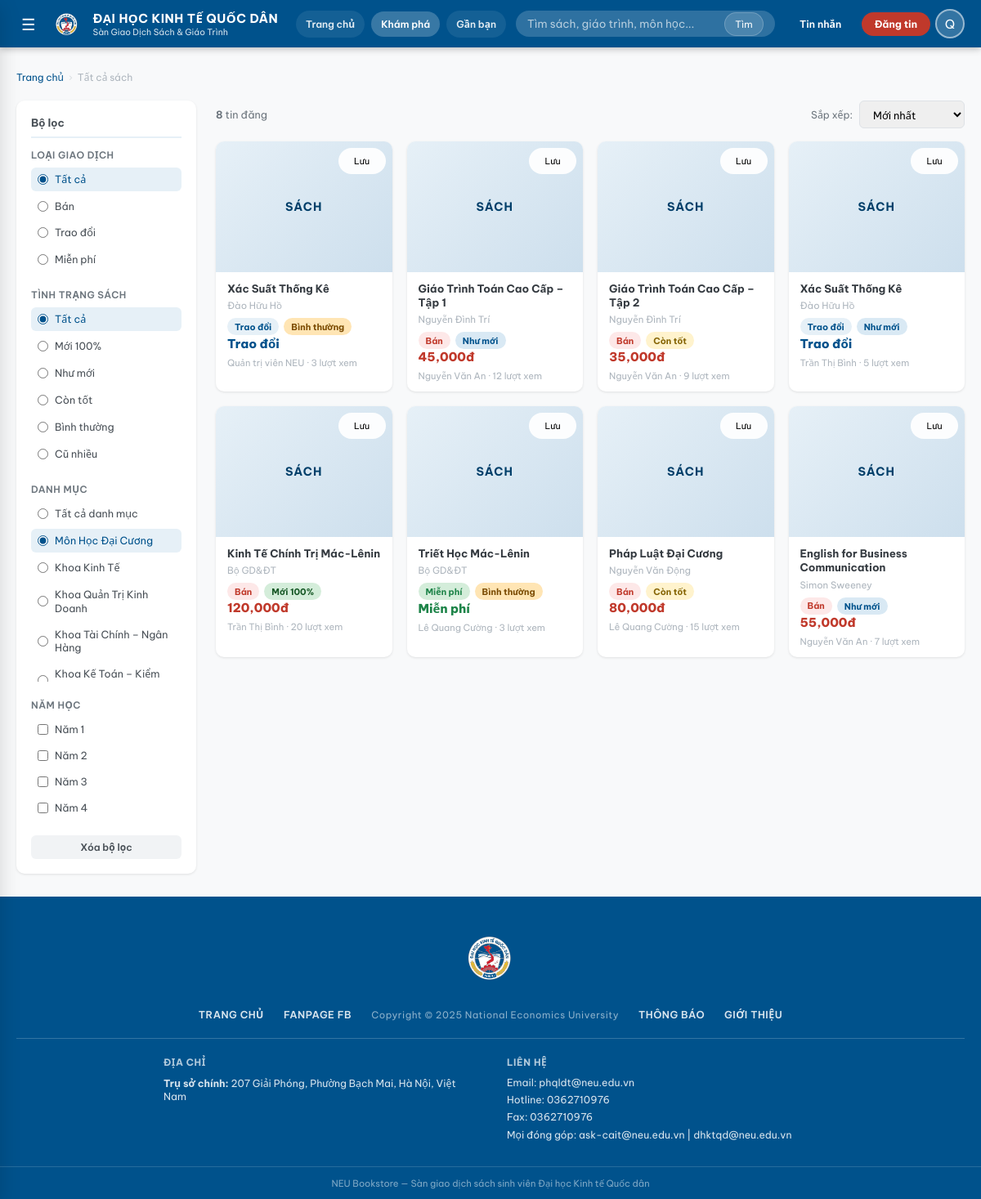
Page /listings?cat=1 (signed in) on the committed database.
### tables this page shows
CREATE TABLE users (
    id            INTEGER PRIMARY KEY AUTOINCREMENT,
    username      TEXT    UNIQUE NOT NULL,
    password_hash TEXT    NOT NULL,
    full_name     TEXT,
    email         TEXT,
    phone         TEXT,
    student_id    TEXT    UNIQUE,
    faculty       TEXT,
    course_year   INTEGER,
    role          TEXT    DEFAULT 'student' CHECK(role IN ('student','admin')),
    bio           TEXT,
    rating_avg    REAL    DEFAULT 0,
    rating_count  INTEGER DEFAULT 0,
    created_at    TIMESTAMP DEFAULT CURRENT_TIMESTAMP
, reputation_score INTEGER DEFAULT 0, completed_deals INTEGER DEFAULT 0, location_label TEXT, latitude REAL, longitude REAL, location_updated_at TIMESTAMP);

CREATE TABLE categories (
    id          INTEGER PRIMARY KEY AUTOINCREMENT,
    name        TEXT    NOT NULL,
    slug        TEXT    UNIQUE NOT NULL,
    parent_id   INTEGER REFERENCES categories(id) ON DELETE SET NULL,
    icon        TEXT    DEFAULT '📚',
    description TEXT,
    sort_order  INTEGER DEFAULT 0
);

CREATE TABLE "listings" (
            id              INTEGER PRIMARY KEY AUTOINCREMENT,
            book_id         INTEGER REFERENCES books(id) ON DELETE CASCADE,
            seller_id       INTEGER REFERENCES users(id) ON DELETE CASCADE,
            listing_type    TEXT NOT NULL CHECK(listing_type IN ('sell','exchange','free')),
            price           REAL DEFAULT 0,
            condition       TEXT NOT NULL
                            CHECK(condition IN ('new','like_new','good','fair','poor')),
            notes           TEXT,
            status          TEXT DEFAULT 'active'
                            CHECK(status IN ('pending','active','rejected','sold','reserved','closed')),
            exchange_for    TEXT,
            moderated_by    INTEGER REFERENCES users(id) ON DELETE SET NULL,
            moderated_at    TIMESTAMP,
            moderation_note TEXT,
            views           INTEGER DEFAULT 0,
            created_at      TIMESTAMP DEFAULT CURRENT_TIMESTAMP,
            updated_at      TIMESTAMP DEFAULT CURRENT_TIMESTAMP
        , meeting_label TEXT, meeting_latitude REAL, meeting_longitude REAL);

CREATE TABLE books (
    id           INTEGER PRIMARY KEY AUTOINCREMENT,
    title        TEXT    NOT NULL,
    author       TEXT,
    isbn         TEXT,
    publisher    TEXT,
    publish_year INTEGER,
    edition      TEXT,
    category_id  INTEGER REFERENCES categories(id) ON DELETE SET NULL,
    faculty      TEXT,
    course_year  INTEGER,
    subject_code TEXT,
    description  TEXT,
    cover_emoji  TEXT    DEFAULT '📖',
    created_at   TIMESTAMP DEFAULT CURRENT_TIMESTAMP
, cover_image TEXT);

### app.py (the view, shortened to what this page needs)
@app.route("/listings")
@login_required
def listings():
    conn = get_db_connection()
    q           = request.args.get("q", "").strip()
    cat_id      = request.args.get("cat", "")
    ltype       = request.args.get("type", "")
    condition   = request.args.get("condition", "")
    course_years = normalize_book_years(request.args.getlist("year"))
    sort        = request.args.get("sort", "newest")
    page        = max(1, int(request.args.get("page", 1)))
    per_page    = 12
    where  = ["l.status='active'"]
    params = []
    if q:
        where.append("(b.title LIKE ? OR b.author LIKE ? OR b.subject_code LIKE ?)")
        params += [f"%{q}%"] * 3
    if cat_id:
        where.append("(b.category_id=? OR c.parent_id=?)")
        params += [cat_id, cat_id]
    if ltype:
        where.append("l.listing_type=?");   params.append(ltype)
    if condition:
        where.append("l.condition=?");      params.append(condition)
    where_sql = "WHERE " + " AND ".join(where)
    order_map = {
        "newest":     "l.created_at DESC",
        "oldest":     "l.created_at ASC",
        "price_asc":  "l.price ASC",
        "price_desc": "l.price DESC",
        "popular":    "l.views DESC",
    }
    order_sql = order_map.get(sort, "l.created_at DESC")
    total = conn.execute(
        f"SELECT COUNT(*) c FROM listings l "
        f"JOIN books b ON b.id=l.book_id "
        f"LEFT JOIN categories c ON c.id=b.category_id "
        f"{where_sql}",
        params,
    ).fetchone()["c"]
    rows = conn.execute(
        f"""
        SELECT l.*, b.title, b.author, b.cover_emoji, b.cover_image, b.subject_code,
               b.faculty book_faculty, b.course_year book_year,
               u.full_name seller_name, u.username seller_username, u.rating_avg,
               c.name cat_name, c.icon cat_icon
        FROM listings l
        JOIN books    b ON b.id = l.book_id
        JOIN users    u ON u.id = l.seller_id
        LEFT JOIN categories c ON c.id = b.category_id
        {where_sql}
        ORDER BY {order_sql}
        LIMIT ? OFFSET ?
        """,
        params + [per_page, (page - 1) * per_page],
    ).fetchall()
    all_cats = conn.execute(
        "SELECT * FROM categories WHERE parent_id IS NULL ORDER BY sort_order"
    ).fetchall()
    wl = conn.execute(
        "SELECT listing_id FROM wishlist WHERE user_id=?", (session["user_id"],)
    ).fetchall()
    wishlist_ids = {r["listing_id"] for r in wl}
    conn.close()
    return render_template(
        "listings.html",
        listings=rows,
        total=total,
        page=page,
        pages=(total + per_page - 1) // per_page,
        all_cats=all_cats,
        wishlist_ids=wishlist_ids,
        q=q, cat_id=cat_id, ltype=ltype, condition=condition,
        course_years=course_years, sort=sort,
    )

### templates/listings.html (shortened to what this page needs)
{% extends "base.html" %}
{% block content %}
<div class="container">
  <div class="breadcrumb">
    <a href="{{ url_for('home') }}">Trang chủ</a>
    <span class="breadcrumb-sep">›</span>
    <span>Tất cả sách</span>
  </div>
  <div class="listings-layout">
    <aside class="filter-sidebar">
      <form method="GET" action="{{ url_for('listings') }}" id="filterForm">
        <div class="filter-title">Bộ lọc</div>
        <div class="filter-group">
          <div class="filter-label">Loại giao dịch</div>
          <div class="filter-options">
            <label class="filter-option {{ 'active' if not ltype }}">
              <input type="radio" name="type" value="" {{ 'checked' if not ltype }} onchange="this.form.submit()">
              Tất cả
            </label>
            <label class="filter-option {{ 'active' if ltype == 'sell' }}">
              <input type="radio" name="type" value="sell" {{ 'checked' if ltype == 'sell' }} onchange="this.form.submit()">
              Bán
            </label>
            <label class="filter-option {{ 'active' if ltype == 'exchange' }}">
              <input type="radio" name="type" value="exchange" {{ 'checked' if ltype == 'exchange' }} onchange="this.form.submit()">
              Trao đổi
            </label>
            <label class="filter-option {{ 'active' if ltype == 'free' }}">
              <input type="radio" name="type" value="free" {{ 'checked' if ltype == 'free' }} onchange="this.form.submit()">
              Miễn phí
            </label>
          </div>
        </div>
        <div class="filter-group">
          <div class="filter-label">Tình trạng sách</div>
          <div class="filter-options">
            <label class="filter-option {{ 'active' if not condition }}">
              <input type="radio" name="condition" value="" {{ 'checked' if not condition }} onchange="this.form.submit()">
              Tất cả
            </label>
            {% for val, (label, cls) in CONDITION_LABELS.items() %}
              <label class="filter-option {{ 'active' if condition == val }}">
                <input type="radio" name="condition" value="{{ val }}" {{ 'checked' if condition == val }} onchange="this.form.submit()">
                {{ label }}
              </label>
            {% endfor %}
          </div>
        </div>
        <div class="filter-group">
          <div class="filter-label">Danh mục</div>
          <div class="filter-options" style="max-height:220px;overflow-y:auto">
            <label class="filter-option {{ 'active' if not cat_id }}">
              <input type="radio" name="cat" value="" {{ 'checked' if not cat_id }} onchange="this.form.submit()">
              Tất cả danh mục
            </label>
            {% for cat in all_cats %}
              <label class="filter-option {{ 'active' if cat_id == cat.id|string }}">
                <input type="radio" name="cat" value="{{ cat.id }}"
                       {{ 'checked' if cat_id == cat.id|string }} onchange="this.form.submit()">
                {{ cat.name }}
              </label>
            {% endfor %}
          </div>
        </div>
        <div class="filter-group">
          <div class="filter-label">Năm học</div>
          <div class="filter-options">
            {% for y in VALID_BOOK_YEARS %}
              <label class="filter-option {{ 'active' if y in course_years }}">
                <input type="checkbox" name="year" value="{{ y }}"
                       {{ 'checked' if y in course_years }} onchange="this.form.submit()">
                Năm {{ y }}
              </label>
            {% endfor %}
          </div>
        </div>
        <a href="{{ url_for('listings') }}" class="btn btn-ghost btn-sm btn-block">
          Xóa bộ lọc
        </a>
      </form>
    </aside>
    <div>
      <div class="listings-toolbar">
        <div class="listings-count">
          <strong>{{ total }}</strong> tin đăng
        </div>
        <div style="display:flex;gap:8px;align-items:center">
          <label style="font-size:.82rem;color:var(--gray-600)">Sắp xếp:</label>
          <select class="sort-select" onchange="location.href=this.value">
            {% for val, label in [('newest','Mới nhất'),('oldest','Cũ nhất'),
                                   ('price_asc','Giá tăng dần'),('price_desc','Giá giảm dần'),
                                   ('popular','Phổ biến nhất')] %}
              <option value="{{ url_for('listings') }}?{{ request.query_string.decode().replace('sort='+sort,'').strip('&') }}&sort={{ val }}"
                      {{ 'selected' if sort == val }}>
                {{ label }}
              </option>
            {% endfor %}
          </select>
        </div>
      </div>
      {% if listings %}
        <div class="book-grid">
          {% for l in listings %}
            <a href="{{ url_for('listing_detail', lid=l.id) }}" class="card book-card">
              <div class="book-card-cover">
                {% if l.cover_image %}
                  <img src="{{ l.cover_image }}" alt="{{ l.title }}" class="book-cover-image">
                {% else %}
                  <span class="book-card-cover-label">Sách</span>
                {% endif %}
                <button class="wishlist-btn {{ 'wishlisted' if l.id in wishlist_ids }}" data-lid="{{ l.id }}">
                  {{ 'Đã lưu' if l.id in wishlist_ids else 'Lưu' }}
                </button>
              </div>
              <div class="book-card-body">
                <div class="book-card-title">{{ l.title }}</div>
                <div class="book-card-author">{{ l.author or '' }}</div>
                <div class="book-card-meta">
                  {% set type_info = TYPE_LABELS.get(l.listing_type, ('', '')) %}
                  <span class="badge {{ 'badge-red' if l.listing_type == 'sell' else ('badge-blue' if l.listing_type == 'exchange' else 'badge-green') }}">
                    {{ type_info[1] }} {{ type_info[0] }}
                  </span>
                  {% set cond_info = CONDITION_LABELS.get(l.condition, ('', 'badge-gray')) %}
                  <span class="badge {{ cond_info[1] }}">{{ cond_info[0] }}</span>
                </div>
                {% if l.listing_type == 'sell' %}
                  <div class="book-card-price">{{ '{:,.0f}'.format(l.price) }}đ</div>
                {% elif l.listing_type == 'free' %}
                  <div class="book-card-price book-card-free">Miễn phí</div>
                {% else %}
                  <div class="book-card-price book-card-exchange">Trao đổi</div>
                {% endif %}
                <div class="book-card-foot">
                  {{ l.seller_name or l.seller_username }} · {{ l.views }} lượt xem
                </div>
              </div>
            </a>
          {% endfor %}
        </div>
      {% else %}
        <div class="empty-state">
          <h3>Không tìm thấy kết quả phù hợp</h3>
          <p>Thử thay đổi bộ lọc hoặc tìm kiếm từ khóa khác</p>
          <a href="{{ url_for('listings') }}" class="btn btn-outline empty-state-action">Xem tất cả sách</a>
        </div>
      {% endif %}
    </div>
  </div>
</div>
{% endblock %}

### templates/base.html (shortened to what this page needs)
<!DOCTYPE html>
<html lang="vi">
<head>
  <link rel="stylesheet" href="{{ url_for('static', filename='css/style.css') }}">
</head>
<body>
<div class="page-wrapper">
  <header class="site-header">
    <div class="header-inner">
      <button class="header-menu-btn" id="menuBtn" title="Mở menu">☰</button>
      <a href="{{ url_for('home') }}" class="header-logo">
        <img src="{{ url_for('static', filename='images/neu-logo.png') }}" alt="NEU logo" class="header-logo-mark">
        <div class="header-logo-text">
          <span>ĐẠI HỌC KINH TẾ QUỐC DÂN</span>
          <span class="header-logo-sub">Sàn Giao Dịch Sách &amp; Giáo Trình</span>
        </div>
      </a>
      {% if current_user %}
        <div class="header-quicknav">
          <a href="{{ url_for('home') }}" class="header-quicklink">Trang chủ</a>
          <a href="{{ url_for('listings') }}" class="header-quicklink">Khám phá</a>
          <a href="{{ url_for('nearby_listings') }}" class="header-quicklink">Gần bạn</a>
        </div>
      {% endif %}
      <form class="header-search" action="{{ url_for('listings') }}" method="GET">
        <input type="text" name="q" placeholder="Tìm sách, giáo trình, môn học..." value="{{ request.args.get('q','') }}">
        <button type="submit">Tìm</button>
      </form>
      <div class="header-actions">
        <a href="{{ url_for('messages') }}" class="header-btn" title="Tin nhắn">
          Tin nhắn
        </a>
        <a href="{{ url_for('post_listing') }}" class="btn-post-header">Đăng tin</a>
        <div class="header-account">
          <div class="header-avatar" id="avatarBtn">
            {{ current_user.full_name[0] if current_user and current_user.full_name else 'U' }}
          </div>
        </div>
      </div>
    </div>
  </header>
  <main class="main-content">
    {% block content %}{% endblock %}
  </main>
  <footer class="site-footer">
    <div class="footer-top">
      <div class="container">
        <div class="footer-logo-row">
          <img src="{{ url_for('static', filename='images/neu-logo.png') }}" alt="NEU logo" class="footer-logo-mark">
        </div>
        <div class="footer-nav-row">
          <a href="{{ url_for('home') }}">TRANG CHỦ</a>
          <a href="https://www.facebook.com/neu.edu.vn" target="_blank" rel="noreferrer">FANPAGE FB</a>
          <span class="footer-copyright">Copyright © 2025 National Economics University</span>
          <a href="#">THÔNG BÁO</a>
          <a href="https://neu.edu.vn" target="_blank" rel="noreferrer">GIỚI THIỆU</a>
        </div>
        <div class="footer-info-row">
          <div class="footer-info-block">
            <h4>Địa chỉ</h4>
            <div class="footer-info-item">
              <span><strong>Trụ sở chính:</strong> 207 Giải Phóng, Phường Bạch Mai, Hà Nội, Việt Nam</span>
            </div>
          </div>
          <div class="footer-info-block">
            <h4>Liên hệ</h4>
            <div class="footer-info-item"><span>Email: phqldt@neu.edu.vn</span></div>
            <div class="footer-info-item"><span>Hotline: 0362710976</span></div>
            <div class="footer-info-item"><span>Fax: 0362710976</span></div>
            <div class="footer-info-item"><span>Mọi đóng góp: ask-cait@neu.edu.vn | dhktqd@neu.edu.vn</span></div>
          </div>
        </div>
      </div>
    </div>
    <div class="footer-bottom">NEU Bookstore — Sàn giao dịch sách sinh viên Đại học Kinh tế Quốc dân</div>
  </footer>
</div>
</body>
</html>

### rows in the picture
users: full_name "Q"
categories: name "Môn Học Đại Cương"
categories: name "Khoa Kinh Tế"
categories: name "Khoa Quản Trị Kinh Doanh"
categories: name "Khoa Tài Chính – Ngân Hàng"
categories: name "Khoa Kế Toán – Kiểm…"
listings: id "Lưu", title "Xác Suất Thống Kê", author "Đào Hữu Hồ", type_info "Trao đổi", cond_info "Bình thường", listing_type "Trao đổi", full_name "Quản trị viên NEU", views "3"
listings: id "Lưu", title "Giáo Trình Toán Cao Cấp – Tập 1", author "Nguyễn Đình Trí", type_info "Bán", cond_info "Như mới", price "45,000", full_name "Nguyễn Văn An", views "12"
listings: id "Lưu", title "Giáo Trình Toán Cao Cấp – Tập 2", author "Nguyễn Đình Trí", type_info "Bán", cond_info "Còn tốt", price "35,000", full_name "Nguyễn Văn An", views "9"
listings: id "Lưu", title "Xác Suất Thống Kê", author "Đào Hữu Hồ", type_info "Trao đổi", cond_info "Như mới", listing_type "Trao đổi", full_name "Trần Thị Bình", views "5"
listings: id "Lưu", title "Kinh Tế Chính Trị Mác-Lênin", author "Bộ GD&ĐT", type_info "Bán", cond_info "Mới 100%", price "120,000", full_name "Trần Thị Bình", views "20"
listings: id "Lưu", title "Triết Học Mác-Lênin", author "Bộ GD&ĐT", type_info "Miễn phí", cond_info "Bình thường", listing_type "Miễn phí", full_name "Lê Quang Cường", views "3"
listings: id "Lưu", title "Pháp Luật Đại Cương", author "Nguyễn Văn Động", type_info "Bán", cond_info "Còn tốt", price "80,000", full_name "Lê Quang Cường", views "15"
listings: id "Lưu", title "English for Business Communication", author "Simon Sweeney", type_info "Bán", cond_info "Như mới", price "55,000", full_name "Nguyễn Văn An", views "7"

### other values in the picture
{{ label }} "Mới 100%" "Như mới" "Còn tốt" "Bình thường" "Cũ nhiều"
{{ y }} "1" "2" "3" "4"
{{ total }} "8"
form field value "Mới nhất"
